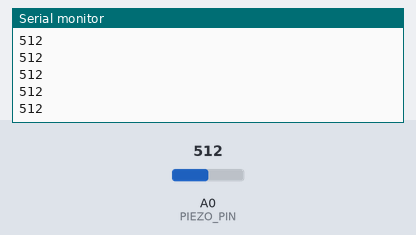
Bench run of a sketch on a simulated Arduino Uno, built with avr-gcc and run on an emulated ATmega328P. Shown: the last lines printed to the serial monitor. The inputs (shaded band) are chosen by the test bench; at power-on: A0 (PIEZO_PIN) = 512.

Above: at 1.2 s.
1.3 s: A0 (PIEZO_PIN) set to 716
At 1.8 s:
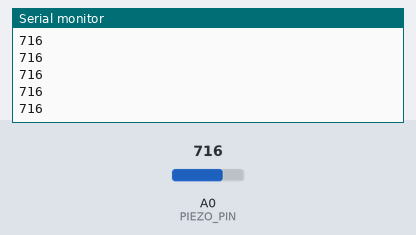
2.8 s: A0 (PIEZO_PIN) set to 900
At 3.3 s:
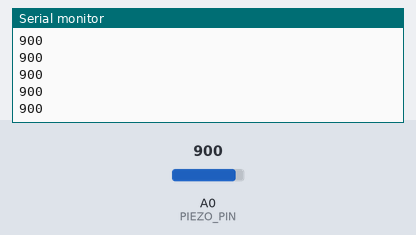
Timing chart, 0 to 5.8 s (numbered marks = the images above; inputs shaded):
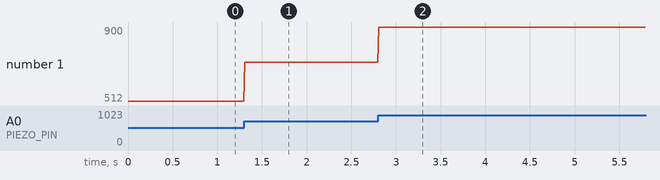

Measured:
- after the input at 1.3 s, the serial monitor: prints a new line at once (image 1)
- after the input at 2.8 s, the serial monitor: prints a new line at once (image 2)
- plotted number 1: 512 → 716 after the input at 1.3 s, 716 → 900 after the input at 2.8 s

The sketch:

piezo_vibration_sensor.ino
```cpp
const int PIEZO_PIN = A0;  // Piezo sensor connected to the A0 pin on the ESP8266

void setup() {
  Serial.begin(9600);  // Start serial communication for monitoring
}

void loop() {
  // Read the ADC value from the piezo sensor
  int piezoADC = analogRead(PIEZO_PIN);

  Serial.println(piezoADC);  // Print the voltage value to the serial monitor

  delay(10);  // Add a small delay for stability
}
```
